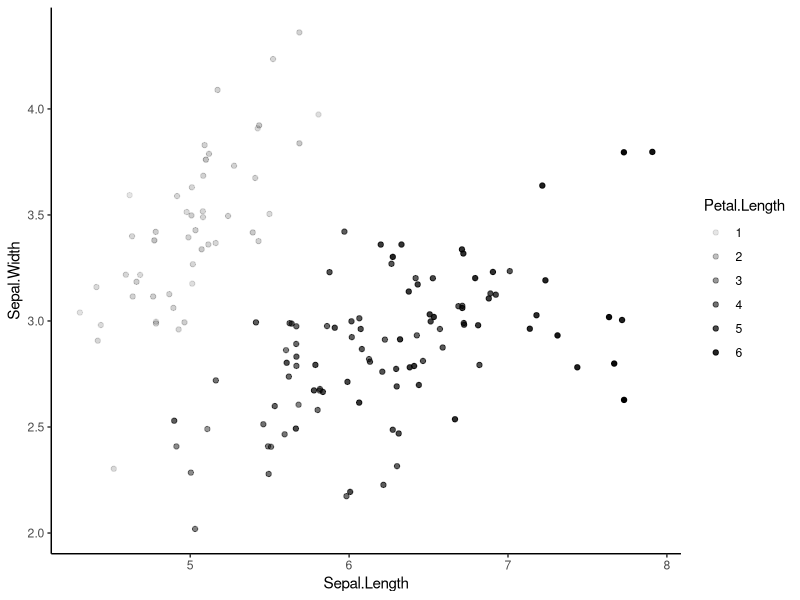

The R source for this figure:
## ---- chunk 1
library(ggplot2)

iris |>
  ggplot() +
  aes(x = Sepal.Length, y = Sepal.Width, alpha = Petal.Length) +
  geom_jitter() +
  theme_classic()
